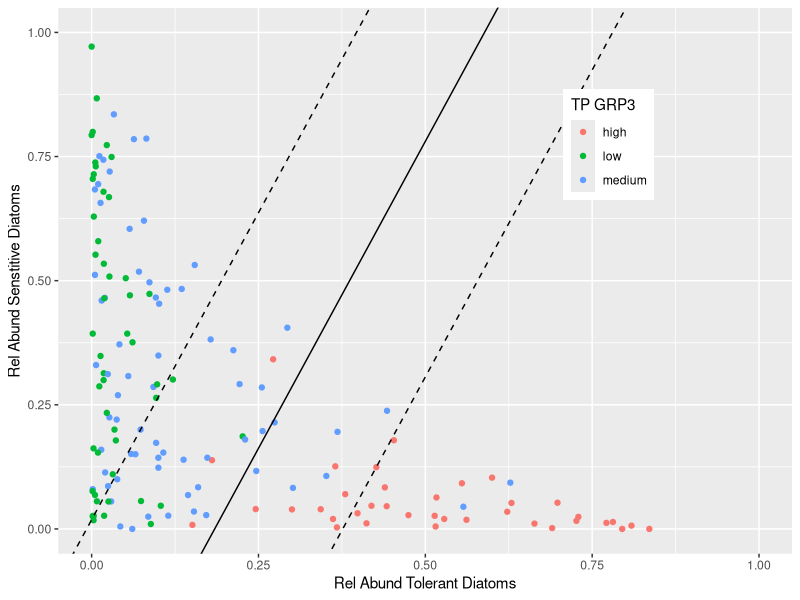

The R source for this figure: (Note: this script raises an error after producing the figure.)
setwd("P:/Projects/GitHub_Prj/DiatomMetricThreshold/data")

library(ggplot2)
library(e1071)

IND <-  read.csv ("DiatomMetrics_GAM.csv",sep=",",header=TRUE)
IND<-IND[IND$ID!='S18882_2015',]
IND[is.na(IND)] <- 0
IND$TPGrp<-factor(ifelse(IND$TP_MGL<0.065,"low","high"))
IND$TPGrp3<-factor(ifelse(IND$TP_MGL<=0.02,"low",ifelse(IND$TP_MGL>0.065,"high","medium")))
IND$R<-(IND$H*10)/(IND$H+IND$L)
IND$SH<-IND$H*10

INDT <-  read.csv ("DiatomMetrics_2017.csv",sep=",",header=TRUE)
INDT[is.na(INDT)] <- 0
INDT$TPGrp<-factor(ifelse(INDT$TP_MGL<0.065,"low","high"))
INDT$R<-(INDT$H*10)/(INDT$H+INDT$L)
INDT$SH<-INDT$H*10

x<-as.matrix(IND[,c(5,6)])
y<-IND[,8]
m<-IND[,c(5,6,8)]

##Run Linear SVM Model
model<-svm(TPGrp~.,data=m,kernel="linear",cost=1,scale=FALSE,
           class.weights=(c("high"=4,"low"=1)),probability=TRUE) 

pred<-predict(model,m,probability = TRUE)
table(pred=pred,true=m$TPGrp)# confusion matrix

##Run Test Dataset
m2<-INDT[,c(5,6,7)]
pred2<- predict(model,m2)
table(pred=pred2,true=m2$TPGrp)# confusion matrix

# ##Run Linear SVM Model with Bootstrap
# 
# n<-2
# lineoutput<- matrix(nrow=n,ncol=4)
# confoutput<- matrix(nrow=n,ncol=4)
# 
# for(k in 1:n) {
# 
#   r<-sample(nrow(IND),size=138,replace=TRUE)
#   m<-IND[r,]
#   m<-m[,c(5,6,8)]
# 
#   model<-svm(TPGrp~.,data=m,kernel="linear",cost=1,scale=FALSE,class.weights=(c("high"=4,"low"=1))) 
#   pred<-predict(model,m)
#   hh<-table(pred=pred,true=m$TPGrp)[1]# confusion matrix
#   hl<-table(pred=pred,true=m$TPGrp)[2]
#   lh<-table(pred=pred,true=m$TPGrp)[3]
#   ll<-table(pred=pred,true=m$TPGrp)[4]
#   confoutput[k,]<-as.matrix(cbind(hh,hl,lh,ll))
# 
# }

##Get the slope and intercept of the hyperplane (line)
##and the upper margin and the lower margin of the decision boundary
beta<- drop(t(model$coefs)%*%x[model$index,])
beta0 <- model$rho

int<-(beta0 / beta[1]) #line intercept
sl<-(-beta[2] / beta[1]) # line slope
int1<-(beta0 - 1) / beta[1] #lower decision boundary
int2<-(beta0 + 1) / beta[1] #upper decision boundary

mindx<-as.data.frame(x[model$index,])#support points that determine the boundary

##Plot the hyperplane
ggplot()+
  geom_point(data=IND,aes(H,L,colour=factor(TPGrp3)))+
  #geom_point(data=mindx,aes(H,L),shape=21,size=5)+#support points that determine the boundary
  xlim(0,1)+
  ylim(0,1)+
  theme(legend.position=c(0.75,0.75))+
  geom_abline(intercept = int,slope=sl)+
  geom_abline(intercept=int1,slope=sl,linetype=2)+
  geom_abline(intercept=int2,slope=sl,linetype=2)+
  labs(x="Rel Abund Tolerant Diatoms",
       y="Rel Abund Senstitive Diatoms",
       colour="TP GRP3")




ggplot(IND,aes(H,TP_MGL))+
  geom_point(aes(colour=factor(TPGrp)))+
  scale_y_log10()+
  abline(intercept=beta0/beta,slope=- beta)

IND$RPred<-ifelse(IND$R>=7.5,"high","low")
table(pred=IND$RPred,true=IND$TPGrp)
